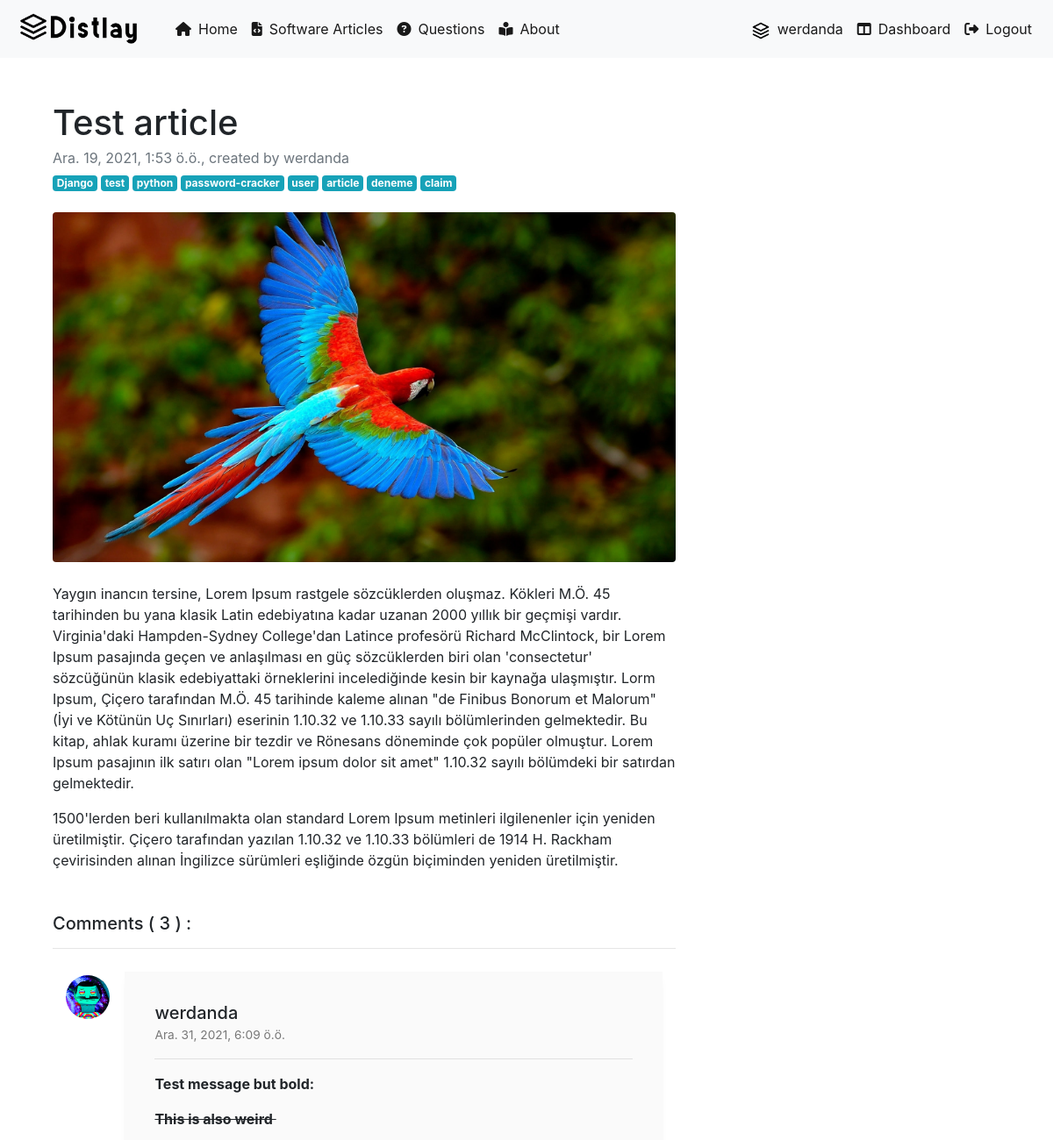
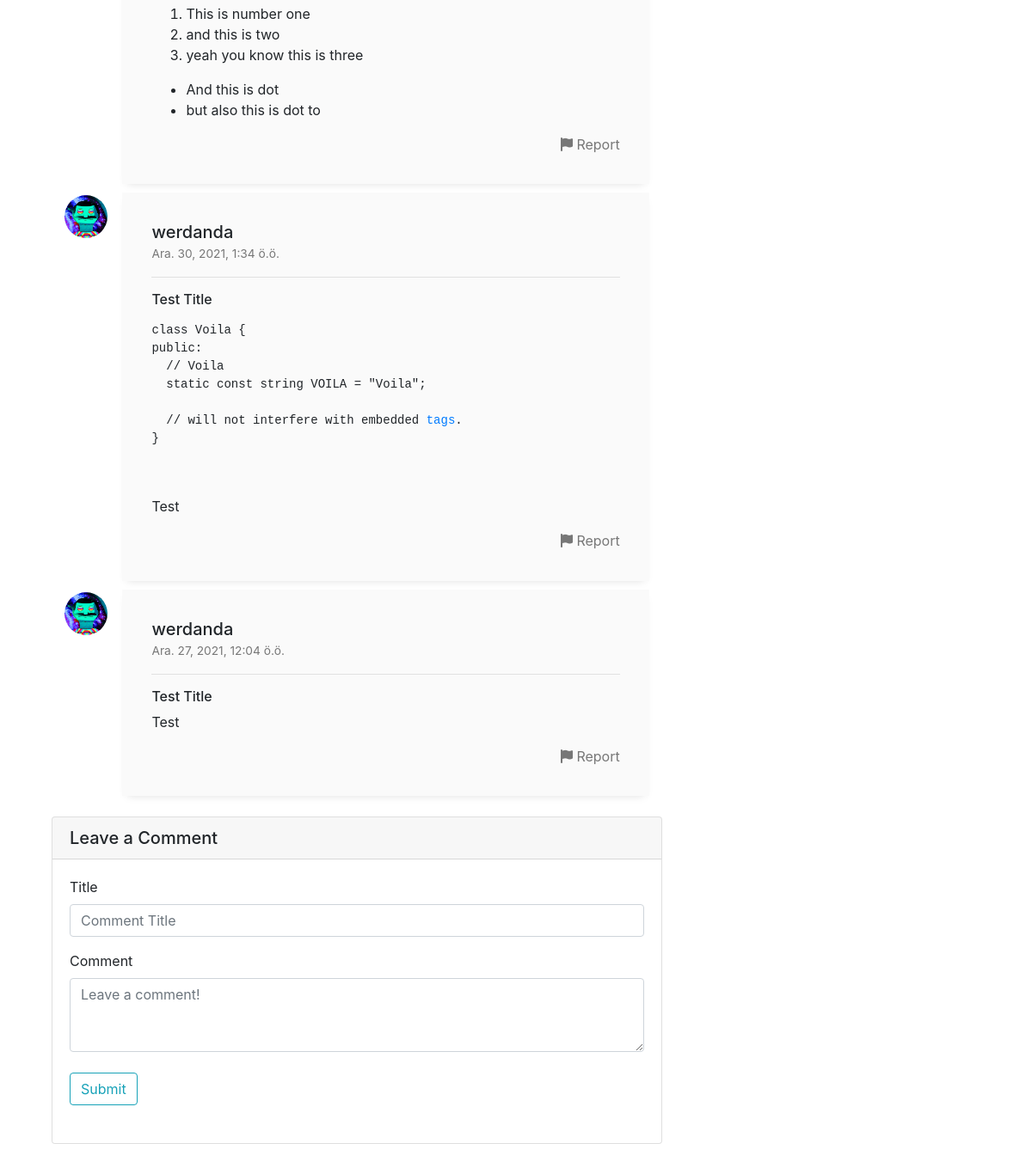
Page /articles/article/12 (signed in) on the committed database (2 pictures, top to bottom).
### article/models.py (models this page shows, shortened)
class Article(models.Model):
    author = models.ForeignKey("auth.User",on_delete= models.CASCADE, verbose_name='Author')
    title = models.CharField(max_length=50, verbose_name="Title")
    content = RichTextField()
    created_date = models.DateTimeField(auto_now_add=True,verbose_name="Created Date")
    slug = models.SlugField(unique=True,max_length=100, default=None)
    tags = TaggableManager()
    article_image = models.FileField(blank = True, null = True, verbose_name = "Upload Image")
    class Meta:
        ordering = ['-created_date']

class Comment(models.Model):
    article = models.ForeignKey(Article,on_delete=models.CASCADE, verbose_name = "Article",related_name="comments")
    comment_title = models.CharField(max_length=30, verbose_name = "Title", default=None)
    comment_author = models.ForeignKey(User,on_delete= models.CASCADE, verbose_name='User')
    comment_content = models.CharField(max_length=200,verbose_name="Comment")
    comment_date = models.DateTimeField(auto_now_add=True)
    class Meta:
        ordering = ['-comment_date']

### user/models.py (models this page shows, shortened)
class Profile(models.Model):
    user = models.OneToOneField(User,on_delete=models.CASCADE)
    avatar = models.ImageField(upload_to='profile_images')
    profession = models.CharField(max_length=100, verbose_name="Profession", default="Developer", null=True)

### article/views.py (the view)
# urls.py: path('article/<int:id>',views.detail,name="detail"),
@login_required(login_url="user:login")
def detail(request,id):
    article = get_object_or_404(Article,id = id)
    comments = article.comments.all()
    return render(request,"detail.html",{"article":article,"comments":comments,})

### templates/detail.html (shortened to what this page needs)
{% extends "layout.html" %}
{% block body %}
{% load  static %}
<link rel="stylesheet" href="{% static 'css/comments.css' %}">
<div class="container mt-5">
    <div class="row">
        <div class="col-lg-8">
            <article>
                <header class="mb-4">
                    <h1 class="fw-bolder mb-1">{{article.title}}</h1>
                    <div class="text-muted fst-italic mb-2">{{article.created_date}}, created by {{article.author.username}}</div>
                    <div style="display:flex">
                        {% for tag in article.tags.all %}
                        <a href="{% url 'article:tagged' tag.slug %}" class="mr-1 badge badge-info"#>{{tag}}</a>
                        {% endfor %}
                    </div>
                </header>
               {% if article.article_image %}
               <figure class="mb-4"><img class="img-fluid rounded" src="{{article.article_image.url}}" alt="..." /></figure>
               {% endif %}
                <section class="mb-5">
                    <p class="fs-5 mb-4">{{article.content | safe}}</p>
                </section>
            </article>
            <h5>Comments ( {{comments.count}} ) :</h5>
            <hr>
            {% if comments %}
            <div class="container">
                <div class="row">
            {% for comment in comments  %}
            <div class="col-md-12">
                <div class="media g-mb-30 media-comment">
                    {% if comment.comment_author.profile.avatar %}
                    <img class="d-flex g-width-50 g-height-50 rounded-circle g-mt-3 g-mr-15" src="{{comment.comment_author.profile.avatar.url}}" alt="Image Description">
                    {% else %}
                    <img class="d-flex g-width-50 g-height-50 rounded-circle g-mt-3 g-mr-15" src="{% static 'images/default.jpg' %}" alt="Image Description">
                    {% endif %}
                    <div class="media-body u-shadow-v18 g-bg-secondary g-pa-30">
                      <div class="g-mb-15">
                        <h6 class="h5 g-color-gray-dark-v1 mb-0">{{comment.comment_author}}</h6>
                        <span class="g-color-gray-dark-v4 g-font-size-12">{{comment.comment_date}}</span>
                        <hr>
                      </div>
                     <h6>{{comment.comment_title}}</h6>
                      <p> {{comment.comment_content | safe}}</p>
                      <ul class="list-inline d-sm-flex my-0">
                        <li class="list-inline-item ml-auto">
                          <a class="u-link-v5 g-color-gray-dark-v4 g-color-primary--hover" href="#!">
                            <i class="fa fa-flag"></i>
                            Report
                          </a>
                        </li>
                      </ul>
                    </div>
                </div>
            </div>
            {% endfor %}
        </div>
    </div>
            {% else %}
            <div class = "alert alert-warning">
                There is no comment here. Leave first comment now !
            </div>
            {% endif %}
            <div class="card my-4">
                <h5 class="card-header">Leave a Comment</h5>
            <div class = "card-body">
            <form class="mb-4" method="post" action="{% url 'article:comment' article.id %}">
                <div class="form-group">
                    <label for="formGroupExampleInput">Title</label>
                    <input name="comment_title" type="text" class="form-control" id="formGroupExampleInput" placeholder="Comment Title">
                  </div>
                  <label for="formGroupExampleInput">Comment</label>
                  <textarea name="comment_content" class="form-control" rows="3" placeholder="Leave a comment!"></textarea>
                <br>
            <button type="submit" class="btn btn-outline-info">Submit</button>
            </form>
        </div>
{% endblock body %}

### templates/includes/navbar.html (shortened to what this page needs)
{% load static %}
<link rel="stylesheet" href="{% static 'css/navbar.css' %}">
<nav class="navbar navbar-expand-md navbar-light bg-light mb-4">
    <a class="navbar-brand" href="/"><img class="logo" src="{% static 'images/test.png' %}" alt="Distlay"></a>
    <div class="collapse navbar-collapse" id="navbarCollapse">
      <ul class="navbar-nav mr-auto">
        <li class="nav-item active">
          <a class="nav-link" href="{% url 'index' %}"><i class="fas fa-home"></i>&ensp;Home</a>
        </li>
        <li class="nav-item active">
          <a class="nav-link" href="{% url 'article:articles' %}"><i class="fas fa-file-code"></i>&ensp;Software Articles</a>
        </li>
        <li class="nav-item active">
          <a class="nav-link" href="{% url 'ask:questions' %}"><i class="fas fa-question-circle"></i>&ensp;Questions</a>
        </li>
        <li class="nav-item active">
          <a class="nav-link" href="{% url 'about' %}"><i class="fas fa-book-reader"></i>&ensp;About</a>
        </li>
      </ul>
      <ul class="navbar-nav ml-auto">
        {% if request.user.is_authenticated %}
       <li class="nav-item active">
        <a class="nav-link" href="{% url 'user:profile' %}"><img width="20" height="20" src="{% static 'images/default-profile.png' %}" alt="User">&nbsp;&nbsp;{{request.user.username}}</a>
      </li>
        <li class="nav-item active">
        <a class="nav-link" href="{% url 'article:dashboard' %}"><i class="fas fa-columns"></i>&ensp;Dashboard</a>
      </li>
      <li class="nav-item active">
        <a class="nav-link" href="{% url 'user:logout' %}"><i class="fas fa-sign-out-alt"></i>&ensp;Logout</a>
      </li>
        {% endif %}
      </ul>
    </div>
  </nav>

### static/css/navbar.css (style rules this page uses)
.navbar-brand { width:100px; height:50px; text-align:center; padding-left: 10px; padding-right:150px }
.logo { height:100%; margin-left : -10px; }

### static/css/comments.css (style rules this page uses)
body { margin-top:0px; }
@media (min-width: 0) { .g-mr-15 { margin-right: 1.07143rem !important; } }
@media (min-width: 0) { .g-mt-3 { margin-top: 0.21429rem !important; } }
.g-height-50 { height: 50px; }
.g-width-50 { width: 50px !important; }
@media (min-width: 0) { .g-pa-30 { padding: 2.14286rem !important; } }
.g-bg-secondary { background-color: #fafafa !important; }
.u-shadow-v18 { box-shadow: 0 5px 10px -6px rgba(0, 0, 0, 0.15); }
.g-color-gray-dark-v4 { color: #777 !important; }
.g-font-size-12 { font-size: 0.85714rem !important; }
.media-comment { margin-top:10px }

### rows in the picture
Article: title "Test article", created_date "Ara. 19, 2021, 1:53 ö.ö.", author.username "werdanda", article_image (picture), content "Yaygın inancın tersine, Lorem Ipsum rastgele sözcüklerden oluşmaz. Kökleri M.Ö. 45 tarihinden bu yana klasik Latin edebiyatına kadar uzanan 2000 yıllık bir geçmişi vardır. Virginia'daki Hampden-Sydney College'dan Latince profesörü Richard McClintock, bir Lorem Ipsum pasajında geçen ve anlaşılması en güç sözcüklerden biri olan 'consectetur' sözcüğünün klasik edebiyattaki örneklerini incelediğinde kesin bir kaynağa ulaşmıştır. Lorm Ipsum, Çiçero tarafından M.Ö. 45 tarihinde kaleme alınan \"de Finibus Bonorum et Malorum\" (İyi ve Kötünün Uç Sınırları) eserinin 1.10.32 ve 1.10.33 sayılı bölümlerinden gelmektedir. Bu kitap, ahlak kuramı üzerine bir tezdir ve Rönesans döneminde çok popüler…", count "3"
Tag: name "Django"
Tag: name "test"
Tag: name "python"
Tag: name "password-cracker"
Tag: name "user"
Tag: name "article"
Tag: name "deneme"
Tag: name "claim"
Comment: comment_author.profile.avatar (picture), comment_author "werdanda", comment_date "Ara. 31, 2021, 6:09 ö.ö.", comment_content "Test message but bold: This is also weird This is number one and this is two yeah you know this is three And this is dot but also this is dot to"
Comment: comment_author.profile.avatar (picture), comment_author "werdanda", comment_date "Ara. 30, 2021, 1:34 ö.ö.", comment_title "Test Title", comment_content "class Voila { public: // Voila static const string VOILA = \"Voila\"; // will not interfere with embedded tags . } Test"
Comment: comment_author.profile.avatar (picture), comment_author "werdanda", comment_date "Ara. 27, 2021, 12:04 ö.ö.", comment_title "Test Title", comment_content "Test"

### other values in the picture
{{ request.user.username }} "werdanda"
